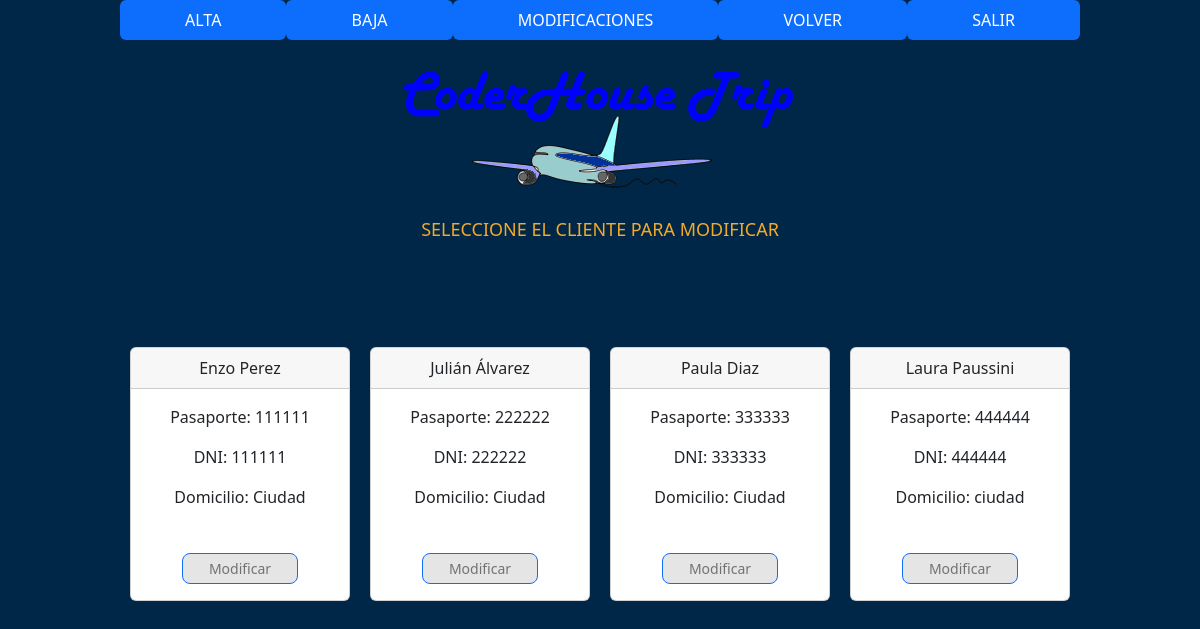
Screenshot of /clientes/lista-cliente-modif/ with the database file from the repository.
### costumer/models.py (models this page shows)
class Cliente(models.Model):
    nombre = models.CharField(max_length=40)
    apellido = models.CharField(max_length=40)
    pasaporte = models.IntegerField()
    vencimiento = models.DateField()
    dni = models.IntegerField(unique=True)
    domicilio = models.CharField(max_length=40)
    telefono = models.IntegerField()
    activo = models.BooleanField(default=True)

### costumer/views.py (the view)
# urls.py: path('lista-cliente-modif/', lista_clientes_modif, name = 'lista_clientes_modif'),
def lista_clientes_modif(request):
    clientes1 = Cliente.objects.filter(activo=True)
    context = {'pkq':clientes1}
    return render(request, 'clientes/lista-cliente-modif.html', context=context)

### templates/clientes/lista-cliente-modif.html (shortened to what this page needs)
{% extends 'administracion/basecli.html' %}
{% load static %}
{% block contenido %}
<br /> <br /> <br /> <br /> <br /> <br /> <br />
    <div class="container_12">
        <div class="center">
            <br /> <br />
            <div class="text1 col1"><a>Seleccione el cliente para modificar</a> </div>
            <div class="banners">
                {% for product in pkq %}
                <div class="grid_3">
                    <div class="card">
                        <div class="card-header">{{product.nombre}} {{product.apellido}} </div>
                        <div class="card-body">
                        <p class="card-text">Pasaporte: {{product.pasaporte}}</p>
                        <p class="card-text">DNI: {{product.dni}}</p>
                        <p class="card-text">Domicilio: {{product.domicilio}}</p>
                            <a href="/clientes/modificacion-cliente/{{product.id}}/" class="btn btn-primary">Modificar</a>
                        </div>
                    </div>
                </div>
                {% endfor %}
            </div>
        </div>
    </div>
{% endblock %}

### static/css/style.css (style rules this page uses)
html { width: 100%; }
* { -webkit-text-size-adjust: none; }
body { position: relative; min-width: 960px; background-color: #002141; color: #737272; font: 14px/20px 'Open Sans', sans-serif; }
p { margin-bottom: 20px; }
a { text-decoration: none; color: inherit; outline: none; transition: 0.5s ease; -o-transition: 0.5s ease; -webkit-transition: 0.5s ease; }
a.btn { font-size: 14px; line-height: 20px; color: #737272; display: inline-block; background-color: #e5e5e5; padding: 5px 26px 4px; margin-top: 28px; border-radius: 8px; }
.center { text-align: center; }
.text1 { font-size: 18px; text-transform: uppercase; margin-bottom: 4px; }
.banners { overflow: hidden; padding-top: 100px; }
.col1 { color: #f3aa29; }

### static/css/skeleton.css (style rules this page uses)
.container_12 { position: relative; width: 960px; margin: 0 auto; padding: 0; }
.grid_1, .grid_2, .grid_3, .grid_4, .grid_5, .grid_6, .grid_7, .grid_8, .grid_9, .grid_10, .grid_11, .grid_12 { float: left; display: inline; margin-left: 10px; margin-right: 10px; }
.container_12 .grid_3 { width: 220px; }
.container_12:after { content: "\0020"; display: block; height: 0; clear: both; visibility: hidden; }

### templates/administracion/basecli.html (style rules this page uses)
body { background-color: #002747; }

### rows the page displays
Cliente: nombre "Enzo", apellido "Perez", pasaporte "111111", dni "111111", domicilio "Ciudad"
Cliente: nombre "Julián", apellido "Álvarez", pasaporte "222222", dni "222222", domicilio "Ciudad"
Cliente: nombre "Paula", apellido "Diaz", pasaporte "333333", dni "333333", domicilio "Ciudad"
Cliente: nombre "Laura", apellido "Paussini", pasaporte "444444", dni "444444", domicilio "ciudad"
